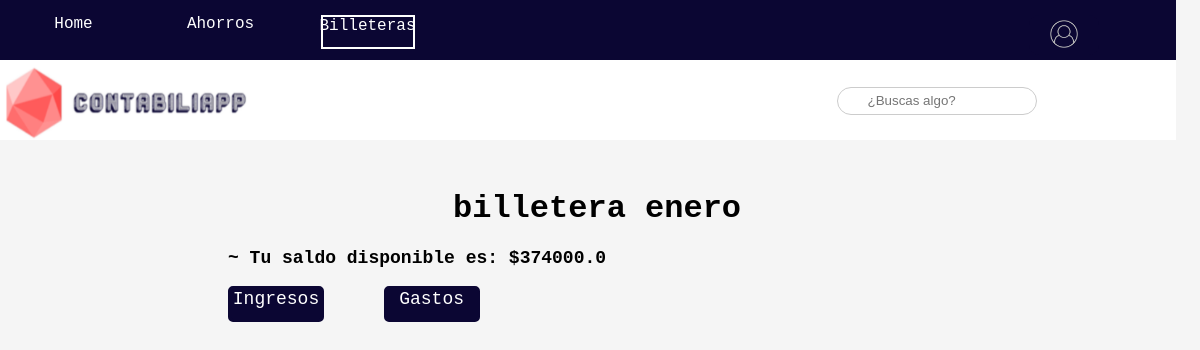
The app's page /billetera/5 (signed in), older data.
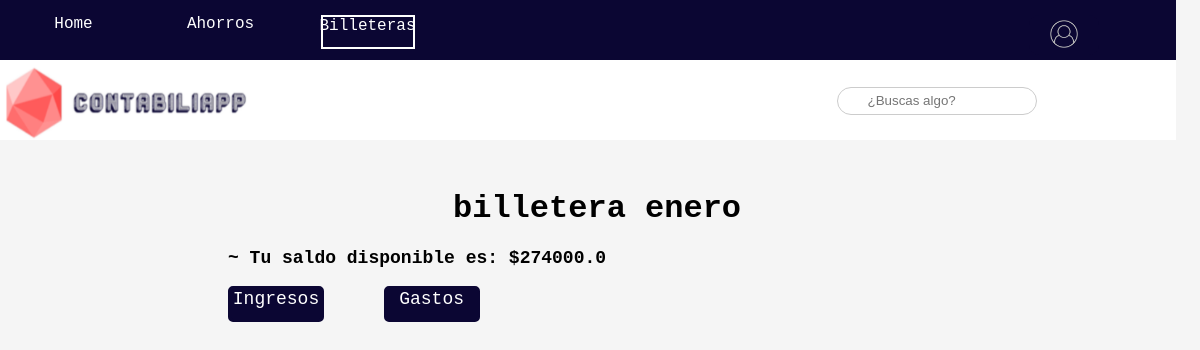
The same page, newer data.
### billetera/models.py (models this page shows, shortened)
class Billetera(models.Model):
    nombre_billetera = models.CharField(max_length = 40)
    fecha_creacion = models.DateTimeField("date published")
    total_dinero = models.FloatField(default = 0)
    ahorro_id = models.ForeignKey(Ahorro, on_delete=models.CASCADE)
    usuario_id = models.ForeignKey(User, on_delete=models.CASCADE,default=usuario.pk)

### billetera/views.py (the view)
# urls.py: path("<int:ruta_billetera>",views.billetera_actual, name = "billetera_actual"),
@login_required(login_url='/home/login')
def billetera_actual(request,ruta_billetera):
    user = User.objects.get(pk=request.user.pk)
    billetera = Billetera.objects.get(pk = ruta_billetera)
    return render(request,'billetera_actual.html',
    {
        'nombre_billetera':billetera.nombre_billetera,
        'billetera_pk':billetera.pk,
        'billetera':billetera
        })

### billetera/templates/billetera_actual.html (shortened to what this page needs)
{% extends 'main/billetera_main.html' %}
{% load static %}
    {% block link %}<link rel="stylesheet" href= "{% static '/styles/main.css' %}">{% endblock %}
    {% block content %}
    <div class="contenido">
        <h1 class="titulo">{{nombre_billetera}}</h1>
        <p>~ Tu saldo disponible es: ${{billetera.total_dinero}}</p>
        <a id="link_ingresos" href="{{billetera_pk}}/ingresos">Ingresos</a>
        <a id="link_gastos" href="{{billetera_pk}}/gastos">Gastos</a>
    </div>
    {% endblock content %}

Row changes from the older to the newer data that the page shows:
changed Billetera "billetera enero": total_dinero "374000.0" → "274000.0"
